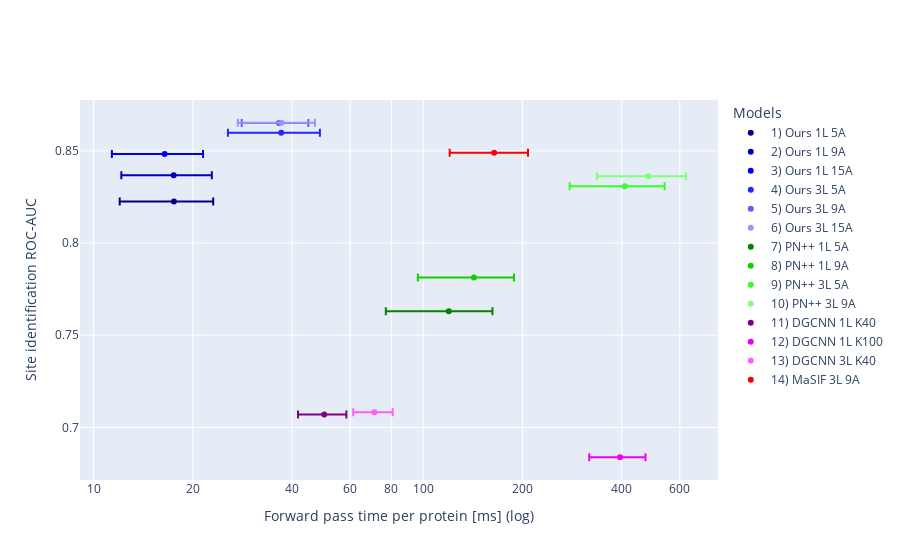

The cell this chart's notebook holds for it:
### Code cell
fig = go.Figure()
for i in range(len(times)):
    fig.add_trace(go.Scatter(
            x=[times[i]],
            y=[performance[i]],
            mode='markers',
            name=experiment_names_short[i],
            marker = dict(color=colors[i]),
            error_x=dict(
                type='data',
                symmetric=True,
                array=[time_errors[i]])))


fig.update_layout(
    xaxis_title='Forward pass time per protein [ms] (log)',
    yaxis_title='Site identification ROC-AUC',
    legend_title="Models",
)
fig.update_xaxes(type="log")
fig.update_layout(
    xaxis = dict(
        tickvals = [1e1,2e1,4e1,6e1,8e1,1e2,2e2,4e2,6e2],
        #tickvals = [10, 20, 50, 100, 200, 500],
    )
)

fig.show()
fig.write_image('figures/time_vs_perf.pdf')

### Figure 1 — Plotly figure (JSON) as saved in the notebook; plotly's stock layout.template omitted (floating-point values rounded to 4 significant figures)
{"data": [{"error_x": {"array": [5.529], "symmetric": true, "type": "data"}, "marker": {"color": "hsl(240,100,25.0)"}, "mode": "markers", "name": "1) Ours 1L 5A", "type": "scatter", "x": [17.54], "y": [0.8225]}, {"error_x": {"array": [5.351], "symmetric": true, "type": "data"}, "marker": {"color": "hsl(240,100,35.83)"}, "mode": "markers", "name": "2) Ours 1L 9A", "type": "scatter", "x": [17.49], "y": [0.8368]}, {"error_x": {"array": [5.059], "symmetric": true, "type": "data"}, "marker": {"color": "hsl(240,100,46.66)"}, "mode": "markers", "name": "3) Ours 1L 15A", "type": "scatter", "x": [16.43], "y": [0.8482]}, {"error_x": {"array": [11.51], "symmetric": true, "type": "data"}, "marker": {"color": "hsl(240,100,57.49)"}, "mode": "markers", "name": "4) Ours 3L 5A", "type": "scatter", "x": [37.07], "y": [0.8598]}, {"error_x": {"array": [8.341], "symmetric": true, "type": "data"}, "marker": {"color": "hsl(240,100,68.32)"}, "mode": "markers", "name": "5) Ours 3L 9A", "type": "scatter", "x": [36.48], "y": [0.8651]}, {"error_x": {"array": [9.779], "symmetric": true, "type": "data"}, "marker": {"color": "hsl(240,100,79.15)"}, "mode": "markers", "name": "6) Ours 3L 15A", "type": "scatter", "x": [37.16], "y": [0.8652]}, {"error_x": {"array": [42.57], "symmetric": true, "type": "data"}, "marker": {"color": "hsl(116,100,25.0)"}, "mode": "markers", "name": "7) PN++ 1L 5A", "type": "scatter", "x": [119.6], "y": [0.763]}, {"error_x": {"array": [46.12], "symmetric": true, "type": "data"}, "marker": {"color": "hsl(116,100,41.25)"}, "mode": "markers", "name": "8) PN++ 1L 9A", "type": "scatter", "x": [142.4], "y": [0.7813]}, {"error_x": {"array": [130.9], "symmetric": true, "type": "data"}, "marker": {"color": "hsl(116,100,57.5)"}, "mode": "markers", "name": "9) PN++ 3L 5A", "type": "scatter", "x": [408.7], "y": [0.8308]}, {"error_x": {"array": [145.1], "symmetric": true, "type": "data"}, "marker": {"color": "hsl(116,100,73.75)"}, "mode": "markers", "name": "10) PN++ 3L 9A", "type": "scatter", "x": [481.7], "y": [0.8363]}, {"error_x": {"array": [8.375], "symmetric": true, "type": "data"}, "marker": {"color": "hsl(300,100,25.0)"}, "mode": "markers", "name": "11) DGCNN 1L K40", "type": "scatter", "x": [50.08], "y": [0.707]}, {"error_x": {"array": [76.63], "symmetric": true, "type": "data"}, "marker": {"color": "hsl(300,100,46.66)"}, "mode": "markers", "name": "12) DGCNN 1L K100", "type": "scatter", "x": [395.3], "y": [0.6838]}, {"error_x": {"array": [9.729], "symmetric": true, "type": "data"}, "marker": {"color": "hsl(300,100,68.32)"}, "mode": "markers", "name": "13) DGCNN 3L K40", "type": "scatter", "x": [71.05], "y": [0.7081]}, {"error_x": {"array": [43.78], "symmetric": true, "type": "data"}, "marker": {"color": "hsl(0,100,50)"}, "mode": "markers", "name": "14) MaSIF 3L 9A", "type": "scatter", "x": [164.0], "y": [0.849]}], "layout": {"legend": {"title": {"text": "Models"}}, "xaxis": {"tickvals": [10, 20, 40, 60, 80, 100, 200, 400, 600], "title": {"text": "Forward pass time per protein [ms] (log)"}, "type": "log"}, "yaxis": {"title": {"text": "Site identification ROC-AUC"}}}}
